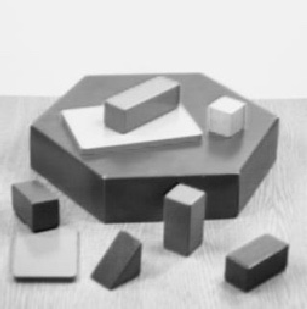
#> input picture OpenCV/05_OpenCV_ATTRIBUTE_RECOGNITION/05_CORNER_DETECTION_SUB_PIXEL/geometry.png, 307 x 309 px
$ jupyter execute corner_detection_sub_pixel.ipynb
#> lines starting #> are read from the running program, lines starting #| are printed output that depends on the picture; after the words box and inside, x2 and y2 are one past the last pixel; in counts of white or black regions, pixels touching at a corner belong together; long printed decimals are rounded
 Shi thomas yöntemini hassaslaştırır.

[cell 1]
import cv2 as cv
import numpy as np

[cell 2]
src = cv.imread("geometry.png")
#> src is the input picture: shape (309, 307, 3); min 16, max 246, mean 182.5

[cell 3]
def process(image):
    # Shi-Thomas start
    gray = cv.cvtColor(image, cv.COLOR_BGR2GRAY)
    corners = cv.goodFeaturesToTrack(gray,
                                     maxCorners=35,     # Tespit edilecek maksimum köşe sayısı.
                                     qualityLevel=0.05, # en iyi köşeye göre %5 oranında kalitede olan köşelerin kabul edileceği anlamına gelir.
                                     minDistance=10)    # Tespit edilen köşeler arasındaki minimum mesafedir. Eğer iki köşe birbirine çok yakınsa, algoritma sadece birini seçer.
#> corners = 35 rows, first 8: [203, 193], [162, 223], [277, 119], [32, 127], [204, 221], [286, 248], [58, 200], [180, 184]

    print(len(corners))
#| 35
    corners = np.float32(corners)

    for pt in corners:
        print(pt)                       # Köşe koordinatlarını yazdırır.
        b = np.random.randint(0, 256)
        g = np.random.randint(0, 256)
        r = np.random.randint(0, 256)
        x = np.int32(pt[0][0])
        y = np.int32(pt[0][1])
        cv.circle(image,
                  (x,y),
                  5,
                  (int(b), int(g), int(r)),
                  2)
#> this loop made 35 passes
#> (b, g, r, x, y) on passes 1 to 12: (172, 47, 117, 203, 193), (192, 67, 251, 162, 223), (195, 103, 9, 277, 119), (211, 21, 242, 32, 127), (36, 87, 70, 204, 221), (216, 88, 140, 286, 248), (58, 193, 230, 58, 200), (39, 87, 174, 180, 184), (88, 81, 165, 167, 196), (25, 77, 72, 15, 278), (9, 148, 115, 201, 132), (208, 243, 197, 238, 172)
#| [[203. 193.]]
#| [[162. 223.]]
#| [[277. 119.]]
#| [[ 32. 127.]]
#| [[204. 221.]]
#| [[286. 248.]]
#| [[ 58. 200.]]
#| [[180. 184.]]
#> (further printed lines are left out)
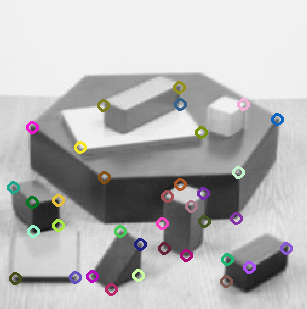
#> image: shape (309, 307, 3); 3.32% of pixels changed, all inside (x1, y1, x2, y2) = (7, 81, 293, 296); drawn as B, G, R
    # Shi-Thomas end

    winSize  = (3 , 3)  # Köşe iyileştirme için kullanılan penceresinin boyutu (3x3).
    zeroZone = (-1, -1) # Bu parametre, pencerede merkez bölgesinde iyileştirme yaparken sıfır bölge oluşturulmasını sağlar (-1, -1: sıfır bölge yok).

    criteria = (cv.TermCriteria_EPS + cv.TermCriteria_COUNT, # Hata veya iterasyon sayısına göre sonlanma kriterleri.
                400,                                          # Maksimum iterasyon sayısı 40.
                0.001)                                       # Hata toleransı; köşe iyileştirme işlemi bu hata değeri altına indiğinde durur.
#> criteria = (3, 400, 0.001)
    corners  = cv.cornerSubPix(gray,
                               corners,     # Köşe noktaları
                               winSize,     # Pencere boyutu
                               zeroZone,    # Sıfır bölge
                               criteria)    # İyileştirme sonlanma kriterleri
#> corners = 35 rows, first 8: [203.9, 191.5], [163.1, 221.1], [278.5, 117.7], [30.25, 125.7], [204.1, 219.7], [286, 248], [58.47, 199.1], [179.1, 183.2]

    # Hassaslaştırılmış köşelerin koordinatlarını ekrana yazdırır
    for i in range(corners.shape[0]):
        print(" -- Refined Corner [", i, "] (", corners[i, 0, 0], ",", corners[i, 0, 1], ")")
#> this loop made 35 passes
#|  -- Refined Corner [ 0 ] ( 203.950 , 191.481 )
#|  -- Refined Corner [ 1 ] ( 163.075 , 221.086 )
#|  -- Refined Corner [ 2 ] ( 278.5129 , 117.666 )
#|  -- Refined Corner [ 3 ] ( 30.252 , 125.677 )
#|  -- Refined Corner [ 4 ] ( 204.119 , 219.676 )
#|  -- Refined Corner [ 5 ] ( 286.0 , 248.0 )
#|  -- Refined Corner [ 6 ] ( 58.472 , 199.081 )
#|  -- Refined Corner [ 7 ] ( 179.064 , 183.164 )
#> (further printed lines are left out)
    return image

[cell 4]
sub_pixel_detection = process(src.copy())

[cell 5]
# 2 sonucu yanyana gösterme
h, w = src.shape[:2]
#> h = 309; w = 307
result = np.zeros([h, w*2, 3], dtype=src.dtype)
result[0:h, 0:w  , :] = src
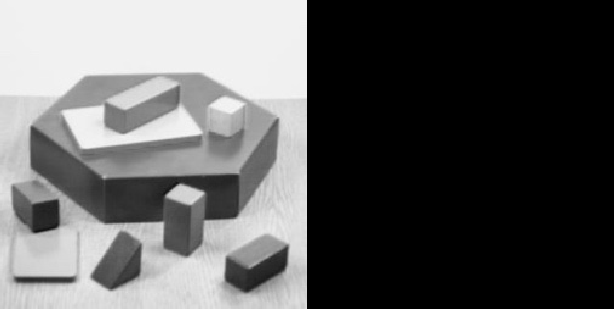
#> result: shape (309, 614, 3); min 0, max 246, mean 91.3
result[0:h, w:w*2, :] = sub_pixel_detection
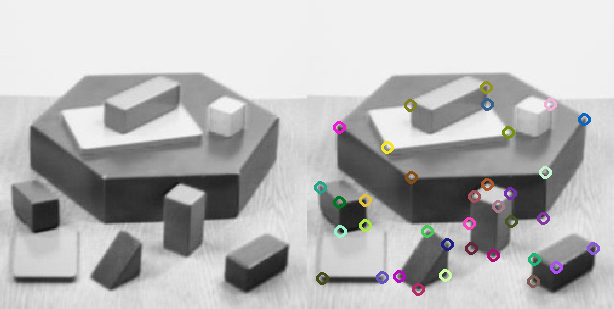
#> result: shape (309, 614, 3); mean B, G, R 182.1, 182.1, 182.4
